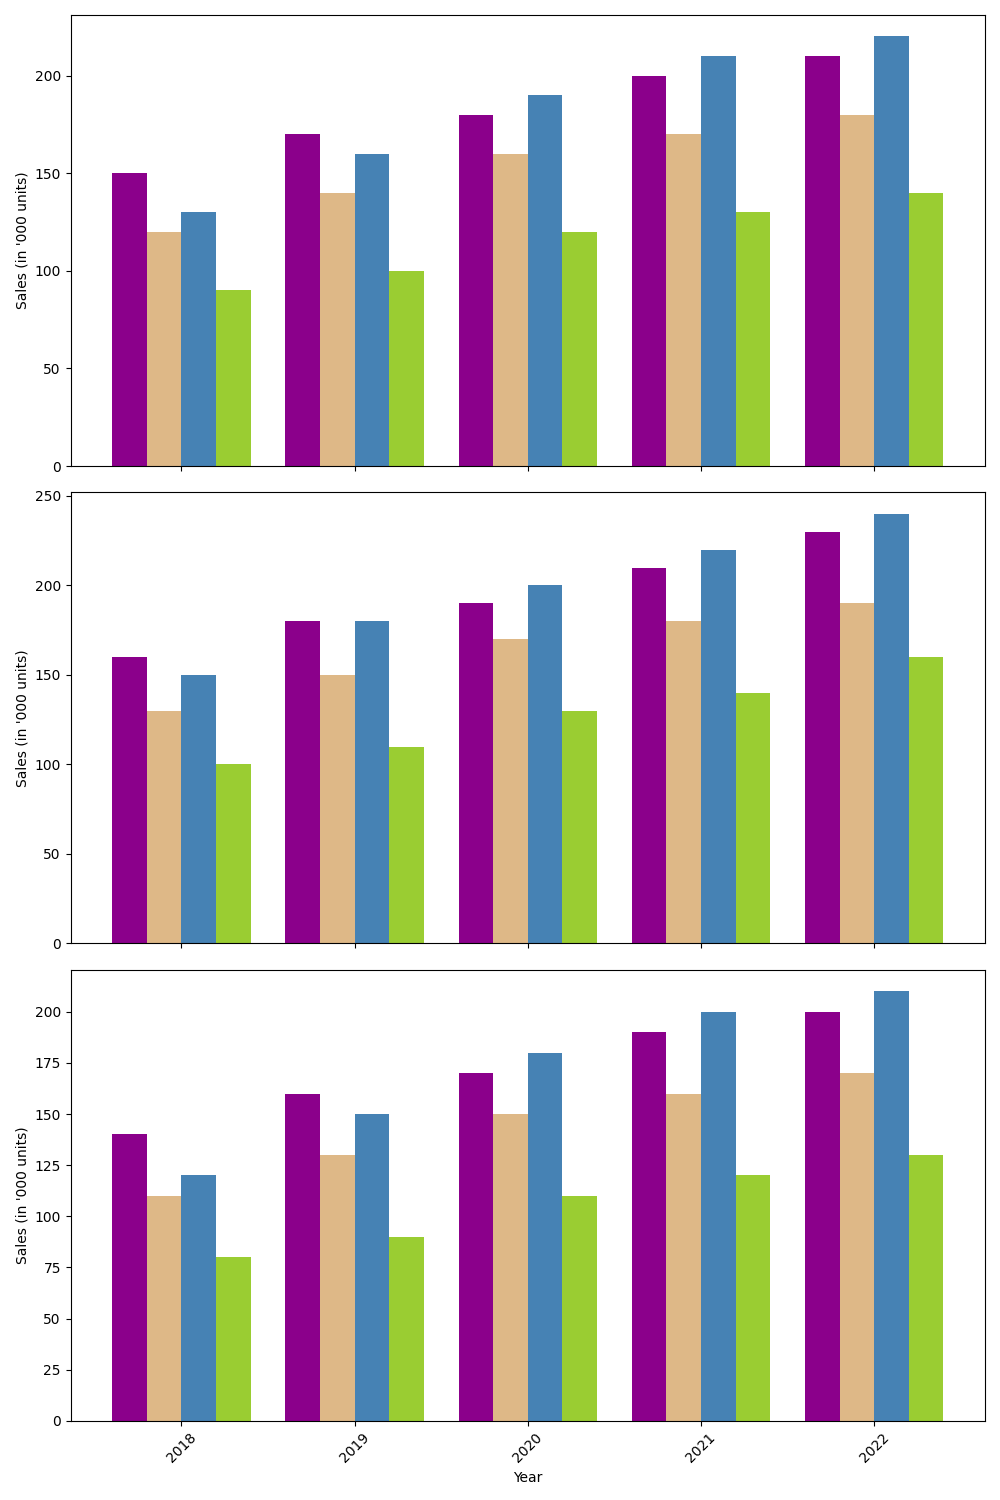

The Python source for this figure:
import matplotlib.pyplot as plt
import numpy as np

years = np.array([2018, 2019, 2020, 2021, 2022])
brands = ["CrunchyBites", "FruitMunch", "ChocoDelight", "NuttyCrave"]

sales_north = np.array([
    [150, 170, 180, 200, 210],
    [120, 140, 160, 170, 180],
    [130, 160, 190, 210, 220],
    [90, 100, 120, 130, 140]
])

sales_east = np.array([
    [160, 180, 190, 210, 230],
    [130, 150, 170, 180, 190],
    [150, 180, 200, 220, 240],
    [100, 110, 130, 140, 160]
])

sales_west = np.array([
    [140, 160, 170, 190, 200],
    [110, 130, 150, 160, 170],
    [120, 150, 180, 200, 210],
    [80, 90, 110, 120, 130]
])

fig, axes = plt.subplots(3, 1, figsize=(10, 15), sharex=True)

# Changed color set
new_colors = ['#8b008b', '#deb887', '#4682b4', '#9acd32']

for ax, sales in zip(axes, [sales_north, sales_east, sales_west]):
    bar_width = 0.2
    index = np.arange(len(years))
    
    for i, color in enumerate(new_colors):
        ax.bar(index + (i * bar_width), sales[i], bar_width, color=color)
    
    ax.set_ylabel('Sales (in \'000 units)')

axes[-1].set_xlabel('Year')
axes[-1].set_xticks(index + bar_width * 1.5)
axes[-1].set_xticklabels(years, rotation=45)

plt.tight_layout()
plt.show()
